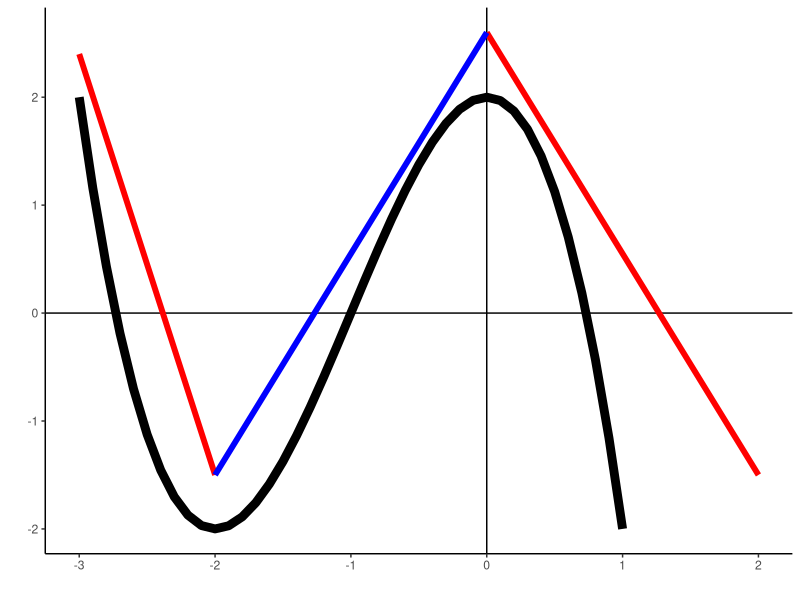

The R source for this figure:
## ---- chunk 1
knitr::opts_chunk$set(echo = FALSE,warning=FALSE,message=FALSE)

library(tidyverse)
## ---- chunk 2
x=seq(-3,1,by=.1)

y=-x^3-3*x^2+2

ggplot()+
  geom_hline(yintercept=0)+
  geom_vline(xintercept = 0)+
  geom_line(aes(x=x,y=y),color="black",size=3)+
  theme_classic()+
  labs(x="",y="")+
  annotate("segment",x=-3,xend=-2,y=2.4,yend=-1.5,color="red",linewidth=2)+
  annotate("segment",x=0,xend=2,y=2.6,yend=-1.5,color="red",linewidth=2)+
  annotate("segment",x=-2,xend=0,y=-1.5,yend=2.6,color="blue",linewidth=2)
  
  
